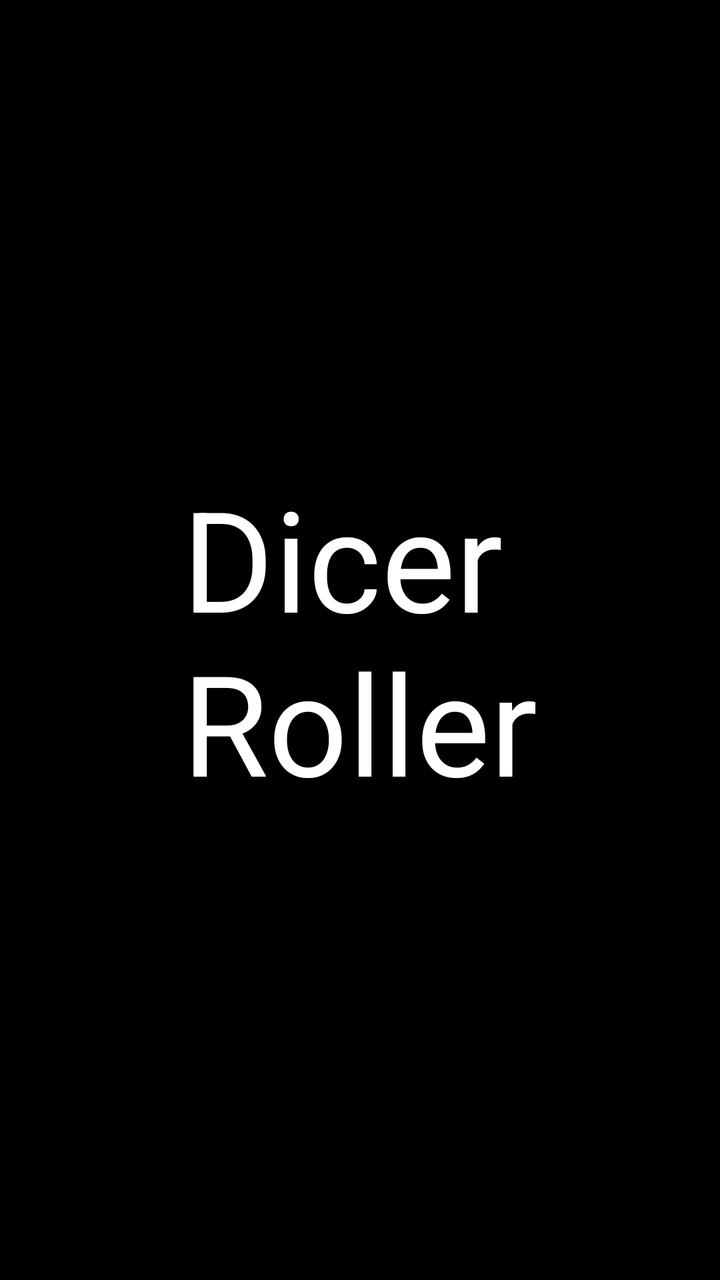
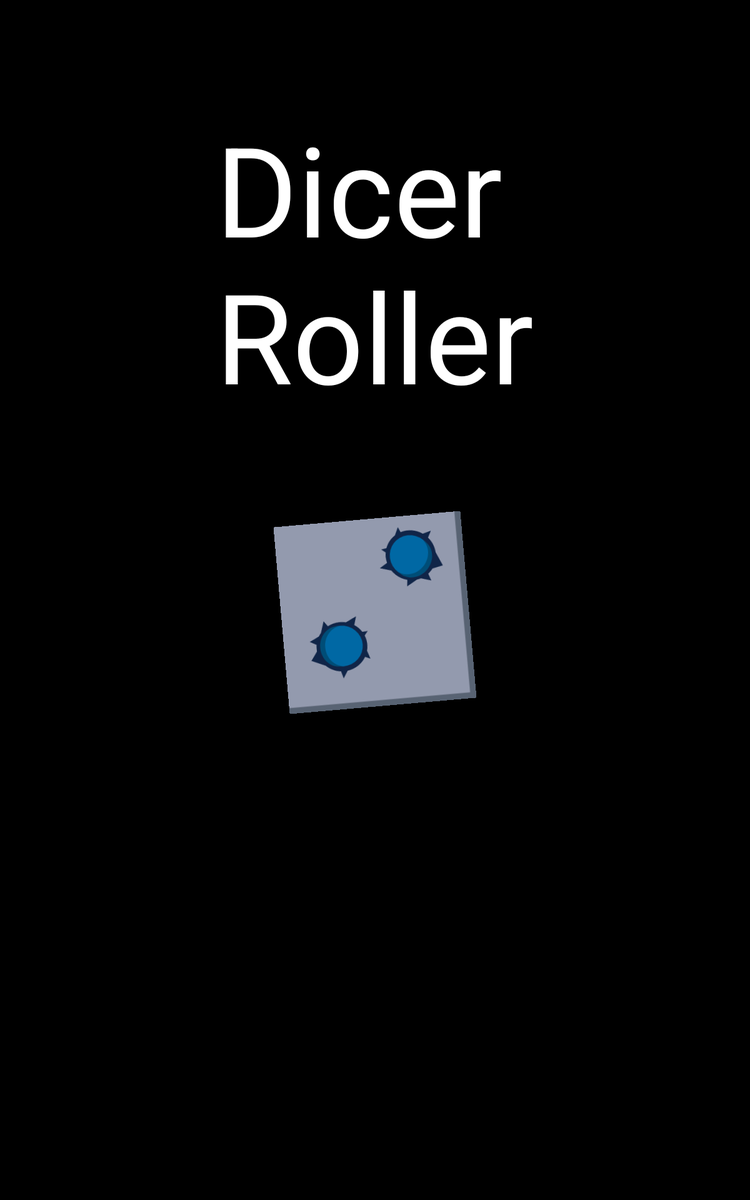

Two renders of one Android screen. The first uses the default layout on a phone; the second uses the alternative layout the repository ships for a different screen configuration, on a matching device. The two XML files are below.
<!-- AndroidManifest.xml: application theme AppTheme -->
<!-- res/layout/activity_splash_screen.xml -->
<RelativeLayout xmlns:android="http://schemas.android.com/apk/res/android"
    xmlns:tools="http://schemas.android.com/tools" android:layout_width="match_parent"
    android:layout_height="match_parent" android:paddingLeft="@dimen/activity_horizontal_margin"
    android:paddingRight="@dimen/activity_horizontal_margin"
    android:paddingTop="@dimen/activity_vertical_margin"
    android:paddingBottom="@dimen/activity_vertical_margin" tools:context=".SplashScreen"
    android:id="@+id/SplashScreen_relativeLayout"
    android:background="#ff000000"
    android:theme="@android:style/Theme.NoTitleBar"
    >

    <TextView android:text="@string/SplashScreen_Title_lbl" android:layout_width="wrap_content"
        android:layout_height="wrap_content"
        android:textSize="70sp"
        android:textColor="#ffffff"
        android:id="@+id/SplashScreen_title_lbl"
        android:layout_centerVertical="true"
        android:layout_centerHorizontal="true" />

</RelativeLayout>
<!-- resources referenced by this layout -->
<resources>
  <string name="SplashScreen_Title_lbl">Dice\r\nRoller</string>
  <style name="AppTheme" parent="Theme.AppCompat.Light.DarkActionBar">
          
          <item name="android:windowActionBar">false</item>
          <item name="android:windowNoTitle">true</item>
          <item name="android:windowFullscreen">true</item>
      </style>
</resources>
<!-- res/layout-large/activity_splash_screen.xml (the repository's variant of the layout above) -->
<!-- drawn on a 7-inch tablet held upright -->
<RelativeLayout xmlns:android="http://schemas.android.com/apk/res/android"
    xmlns:app="http://schemas.android.com/apk/res-auto"
    xmlns:tools="http://schemas.android.com/tools"
    android:layout_width="match_parent"
    android:layout_height="match_parent"
    android:paddingLeft="@dimen/activity_horizontal_margin"
    android:paddingRight="@dimen/activity_horizontal_margin"
    android:paddingTop="@dimen/activity_vertical_margin"
    android:paddingBottom="@dimen/activity_vertical_margin"
    tools:context=".SplashScreen"
    android:id="@+id/SplashScreen_relativeLayout"
    android:background="#ff000000"
    android:theme="@android:style/Theme.NoTitleBar">

    <TextView
        android:text="@string/SplashScreen_Title_lbl"
        android:layout_width="wrap_content"
        android:layout_height="wrap_content"
        android:textSize="100sp"
        android:textColor="#ffffff"
        android:id="@+id/SplashScreen_title_lbl"
        android:layout_marginTop="84dp"
        android:layout_alignParentTop="true"
        android:layout_centerHorizontal="true" />

    <ImageView
        android:id="@+id/SplashScreen_Logo_imgv"
        android:layout_width="wrap_content"
        android:layout_height="wrap_content"
        android:layout_below="@+id/SplashScreen_title_lbl"
        android:layout_centerHorizontal="true"
        android:layout_marginTop="80dp"
        android:rotation="-5"
        app:srcCompat="@drawable/ic_dice" />

</RelativeLayout>
<!-- resources referenced by the variant -->
<!-- as a 7-inch tablet held upright resolves them -->
<resources>
  <!-- drawable ic_dice: vector/xml drawable (drawable, 2439 chars, omitted) -->
  <string name="SplashScreen_Title_lbl">Dice\r\nRoller</string>
  <style name="AppTheme" parent="Theme.AppCompat.Light.DarkActionBar">
          
          <item name="android:windowActionBar">false</item>
          <item name="android:windowNoTitle">true</item>
          <item name="android:windowFullscreen">true</item>
      </style>
</resources>
